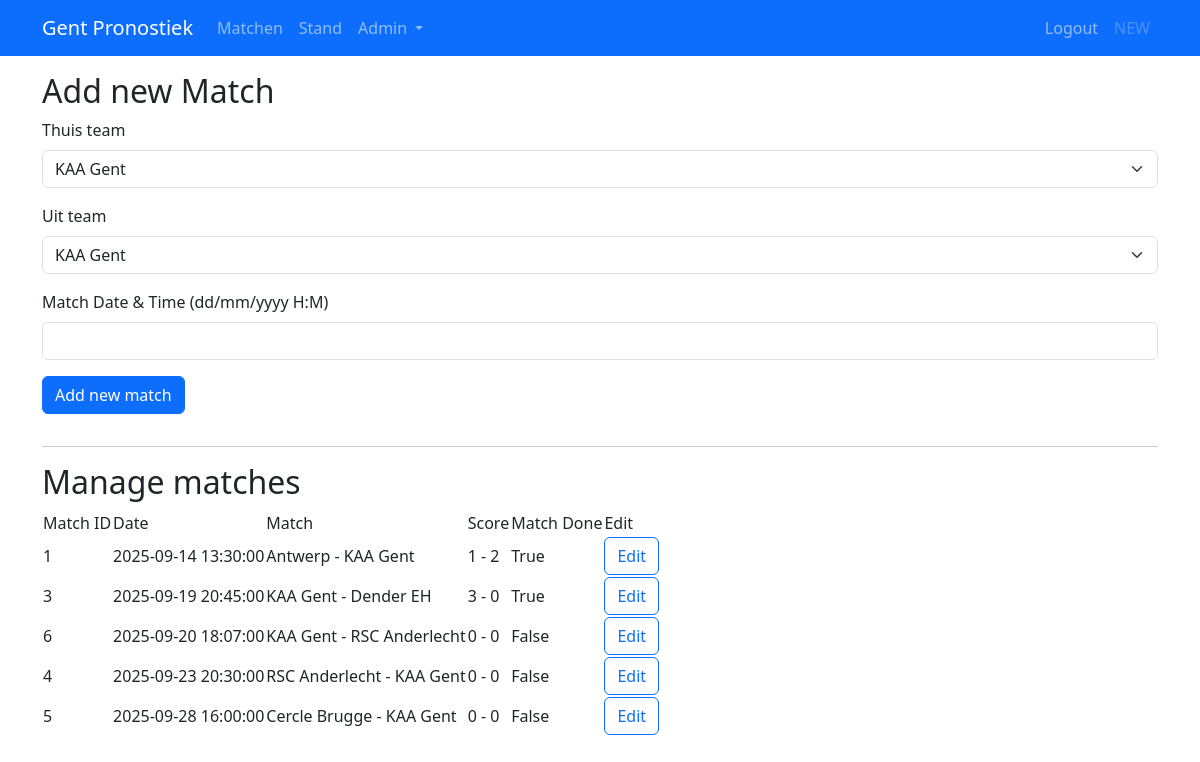
The app's page /admin/matches (signed in) with its own data.
### app/models.py (models this page shows, shortened)
class User(UserMixin, db.Model):
    id: so.Mapped[int] = so.mapped_column(primary_key=True)
    username: so.Mapped[str] = so.mapped_column(sa.String(64), unique=True, index=True)
    score: so.Mapped[int] = so.mapped_column(default=0)
    isAdmin: so.Mapped[bool] = so.mapped_column(default=True)
    predictions: so.WriteOnlyMapped["Prediction"] = so.relationship(
        back_populates="user", cascade="all, delete-orphan", passive_deletes=True
    )

class Team(db.Model):
    id: so.Mapped[int] = so.mapped_column(primary_key=True)
    name: so.Mapped[str] = so.mapped_column(sa.String(64), unique=True, index=True)
    logo_url: so.Mapped[str] = so.mapped_column(
        sa.String(256), nullable=True
    )  # stored in static folder

class Match(db.Model):
    id: so.Mapped[int] = so.mapped_column(primary_key=True)
    home_score: so.Mapped[int] = so.mapped_column(default=0)
    away_score: so.Mapped[int] = so.mapped_column(default=0)
    home_team_id: so.Mapped[int] = so.mapped_column(
        sa.ForeignKey(Team.id, name="fk_match_home_team_id", ondelete="CASCADE"),
        index=True,
    )
    away_team_id: so.Mapped[int] = so.mapped_column(
        sa.ForeignKey(Team.id, name="fk_match_away_team_id", ondelete="CASCADE"),
        index=True,
    )
    home_team: so.Mapped["Team"] = so.relationship(foreign_keys=[home_team_id])
    away_team: so.Mapped["Team"] = so.relationship(foreign_keys=[away_team_id])
    match_done: so.Mapped[bool] = so.mapped_column(default=False)
    match_date: so.Mapped[datetime] = so.mapped_column(index=True)
    match_predictions: so.WriteOnlyMapped["Prediction"] = so.relationship(
        back_populates="predicted_match", passive_deletes=True
    )

### app/routes.py (the view, shortened to what this page needs)
@app.route("/admin/matches", methods=["GET", "POST"])
@login_required
def admin_matches():
    form = AddMatchForm()
    teams = db.session.scalars(sa.select(Team)).all()
    team_choices = [(team.id, team.name) for team in teams]
    form.home_team.choices = team_choices
    form.away_team.choices = team_choices
    if not current_user.isAdmin:
        return redirect(url_for("stand"))
    matchesDB = db.session.scalars(sa.select(Match).order_by(Match.match_date)).all()
    matches = [
        (
            match.id,
            match.home_team,
            match.away_team,
            match.match_date,
            match.home_score,
            match.away_score,
            match.match_done,
        )
        for match in matchesDB
    ]
    return render_template(
        "admin_matches.html", title="Admin Matches", form=form, matches=matches
    )

### app/forms.py
class AddMatchForm(FlaskForm):
    home_team = SelectField("Thuis team", coerce=int, validators=[DataRequired()])
    away_team = SelectField("Uit team", coerce=int, validators=[DataRequired()])
    match_date = DateTimeField(
        "Match Date & Time (dd/mm/yyyy H:M)",
        format="%d/%m/%Y %H:%M",
        validators=[DataRequired()],
    )
    submit = SubmitField("Add new match")

### app/models.py (called while the page is built)
@login.user_loader
def load_user(id):
    return db.session.get(User, int(id))

### app/templates/admin_matches.html
{% extends "base.html" %}
{% import "bootstrap_wtf.html" as wtf %}
{% block content %}
<h2>Add new Match</h2>
{{ wtf.quick_form(form) }}
<hr>
<h2>Manage matches</h2>
<table>
    <tr>
        <td>Match ID</td>
        <td>Date</td>
        <td>Match</td>
        <td>Score</td>
        <td>Match Done</td>
        <td>Edit</td>
    </tr>
    {% for id, home_team, away_team, match_date, home_score, away_score, match_done in matches %}
    <tr>
        <td>{{ id }}</td>
        <td>{{ match_date }}</td>
        <td>{{ home_team.name }} - {{ away_team.name }}</td>
        <td>{{ home_score }} - {{ away_score }} </td>
        <td>{{ match_done }}</td>
        <td><a href="{{ url_for('edit_match', match_id=id)}}" class="btn btn-outline-primary">Edit</a> </td>
    </tr>
    {% endfor %}
</table>
{% endblock %}

### app/templates/base.html (shortened to what this page needs)
<!DOCTYPE html>
<html lang="en">
<head>
    <link rel="stylesheet" href="{{ url_for('static', filename='style.css')}}">
    <link href="https://cdn.jsdelivr.net/npm/bootstrap@5.3.2/dist/css/bootstrap.min.css" rel="stylesheet"
>
</head>
<body>
    <nav class="navbar bg-primary navbar-expand-lg" data-bs-theme="dark">
        <div class="container">
            <a class="navbar-brand" href="">Gent Pronostiek</a>
            <div class="collapse navbar-collapse" id="navbarSupportedContent">
                <ul class="navbar-nav me-auto mb-2 mb-lg-0">
                    <li class="nav-item">
                        <a href="{{ url_for('matches')}}" class="nav-link">Matchen</a>
                    </li>
                    <li class="nav-item">
                        <a href="{{ url_for('stand')}}" class="nav-link">Stand</a>
                    </li>
                    {% if current_user.isAdmin %}
                    <li class="nav-item dropdown">
                        <a class="nav-link dropdown-toggle" href="#" role="button" data-bs-toggle="dropdown"
                            aria-expanded="false">
                            Admin
                        </a>
                    </li>
                    {% endif %}
                </ul>
                <ul class="navbar-nav mb-2 mb-lg-0">
                    {% if current_user.is_anonymous %}
                    <li class="nav-item">
                        <a href="{{ url_for('login')}}" class="nav-link">Login</a>
                    </li>
                    {% else %}
                    <li class="nav-item">
                        <a href="{{ url_for('logout')}}" class="nav-link">Logout</a>
                    </li>
                    <li clas="nav-item">
                        <a class="nav-link disabled" href="{{ url_for('logout')}}">{{ current_user.username }}</a>
                    </li>
                    {% endif %}
                    </ul>
            </div>
        </div>
    </nav>
    <div class="container mt-3">
        {% block content %} {% endblock %}
    </div>
</body>
</html>

### records on screen
User: username "NEW"
Team: id "1", match_date "2025-09-14 13:30:00", name "Antwerp", name "KAA Gent", home_score "1", id "2", match_done "True"
Team: id "3", match_date "2025-09-19 20:45:00", name "KAA Gent", name "Dender EH", home_score "3", away_score "0", match_done "True", id "6", match_date "2025-09-20 18:07:00", name "RSC Anderlecht", home_score "0", match_done "False"
Team: id "4", match_date "2025-09-23 20:30:00", name "RSC Anderlecht", name "KAA Gent", home_score "0", away_score "0", match_done "False"
Team: id "5", match_date "2025-09-28 16:00:00", name "Cercle Brugge", name "KAA Gent", home_score "0", away_score "0", match_done "False"

### other values on screen
{{ field.label(class='form-label') }} "Thuis team" "Uit team"
{{ field.label(class='form-label') }} "Match Date & Time (dd/mm/yyyy H:M)"
